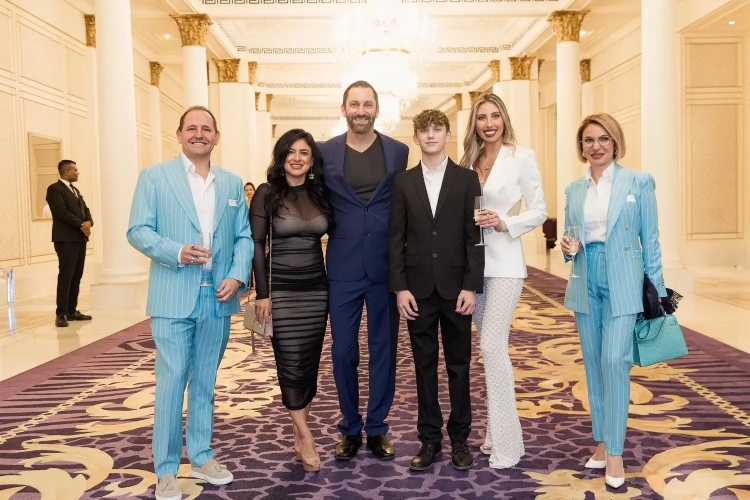
#> input picture clients websites/Changers club/assets/photo-dubai-gala.webp, 1500 x 1000 px (shown at 1/2 size); its folder holds only this picture in this run
$ python -i zone_analysis.py   (imports and definitions only)
#> lines starting #> are read from the running program, lines starting #| are printed output that depends on the picture
"""
Spatial zone analysis for generated ad PNGs.

Divides each ad into a configurable grid and measures per-zone:
  brightness     — 0-255 mean pixel brightness (dark panel vs photo vs light bg)
  uniformity     — 0-1, inverse of brightness std-dev; high = flat solid fill
  edge_density   — 0-1, mean edge strength after FIND_EDGES; high = text / UI elements
  dominant_color — most-frequent hex after quantisation (ignores pure black / white)
  label          — human-readable guess: "dark panel", "photo", "text/UI", "light bg", etc.

Usage (CLI):
  python -m adgen zone-review <domain>          # all PNGs in clients/<domain>/png/
  python -m adgen zone-review --file path.png   # single file

Output:
  Prints a compact grid table to stdout so you can read it.
  Writes  clients/<domain>/png/<ad-name>-zones.json  for programmatic use.
"""
from __future__ import annotations

import json
import statistics
from pathlib import Path


# ── image analysis ─────────────────────────────────────────────────────────────

def _analyse_zone(zone_img) -> dict:
    """Return stats for one cropped PIL image zone."""
    import colorsys
    from PIL import ImageFilter

    pixels = list(zone_img.getdata())          # list of (R, G, B)
    n = len(pixels)

    brightness_vals = [(r + g + b) / 3 for r, g, b in pixels]
    mean_b = sum(brightness_vals) / n
    std_b  = statistics.pstdev(brightness_vals)
    uniformity = max(0.0, 1.0 - std_b / 128)  # 0 = chaotic, 1 = flat solid

    # Edge density via FIND_EDGES on greyscale
    grey = zone_img.convert("L")
    edges = grey.filter(ImageFilter.FIND_EDGES)
    edge_mean = sum(edges.getdata()) / n / 255  # 0-1

    # Dominant colour — quantise to 16, pick most-frequent non-extreme swatch
    q = zone_img.quantize(colors=16).convert("RGB")
    freq: dict[tuple[int, int, int], int] = {}
    for p in q.getdata():
        freq[p] = freq.get(p, 0) + 1

    dominant = "#888888"
    for (r, g, b), _ in sorted(freq.items(), key=lambda x: -x[1]):
        avg = (r + g + b) / 3
        if 12 < avg < 244:
            dominant = f"#{r:02x}{g:02x}{b:02x}"
            break

    label = _interpret(mean_b, uniformity, edge_mean)

    return {
        "brightness":    round(mean_b, 1),
        "uniformity":    round(uniformity, 2),
        "edge_density":  round(edge_mean, 3),
        "dominant_color": dominant,
        "label":         label,
    }


def _interpret(brightness: float, uniformity: float, edge_density: float) -> str:
    """Heuristic zone label from three metrics."""
    dark  = brightness < 65
    light = brightness > 190
    flat  = uniformity > 0.60   # text on panel drops uniformity; 0.60 still separates from complex photo
    busy  = edge_density > 0.025   # antialiased ad text sits at ~0.03-0.05

    if dark and flat and not busy:
        return "dark panel"
    if dark and flat and busy:
        return "dark panel + UI"
    if dark and not flat and busy:
        return "dark photo"
    if dark and not flat:
        return "dark photo"
    if light and flat and not busy:
        return "light background"
    if light and busy:
        return "light text / UI"
    if not dark and not light and flat and busy:
        return "solid fill + UI"
    if not dark and not light and flat:
        return "mid-tone solid"
    if busy:
        return "photo + text overlay" if not flat else "UI element"
    return "photo"


# ── grid splitter ──────────────────────────────────────────────────────────────

def analyse_ad(png_path: str | Path, rows: int = 3, cols: int = 3) -> dict:
    """
    Split the ad PNG into a rows×cols grid and return analysis per zone.

    Returns:
        {
          "file": "ad-1-editorial.png",
          "size": [1080, 1080],
          "grid": "3x3",
          "zones": {
            "r0c0": {"label": "dark panel", "brightness": 28, ...},
            ...
          }
        }
    """
#> called with rows = 3, cols = 3
    try:
        from PIL import Image
    except ImportError:
        raise RuntimeError("Pillow is required: pip install pillow")

    path = Path(png_path)
    img  = Image.open(path).convert("RGB")
#> img is the input picture: PIL image 1500x1000 RGB; mean R, G, B 169.7, 151.2, 133.4
    w, h = img.size
#> w = 1500; h = 1000

    cell_w = w // cols
#> cell_w = 500
    cell_h = h // rows
#> cell_h = 333

    zones: dict[str, dict] = {}
    for r in range(rows):
        for c in range(cols):
            x0 = c * cell_w
            y0 = r * cell_h
            x1 = x0 + cell_w
            y1 = y0 + cell_h
            crop = img.crop((x0, y0, x1, y1))
            key  = f"r{r}c{c}"
            zones[key] = {"row": r, "col": c, **_analyse_zone(crop)}
#> this loop made 3 passes
#> pass 1, in _analyse_zone, `grey = zone_img.convert("L")`:
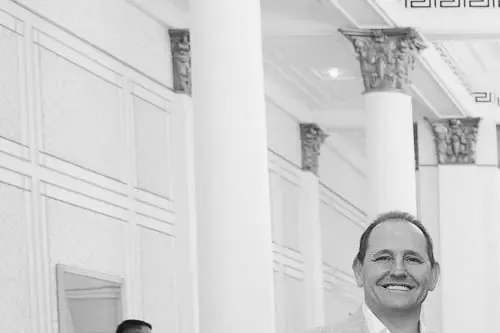
#> grey: PIL image 500x333 L; min 12, max 250, mean 210.7
#> pass 1, in _analyse_zone, `edges = grey.filter(ImageFilter.FIND_EDGES)`:
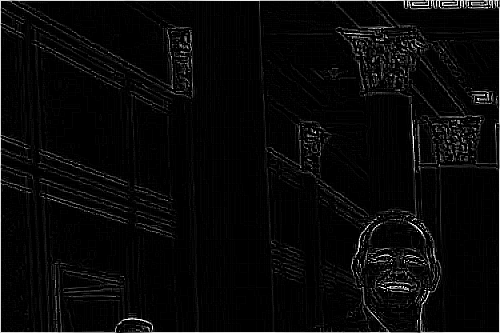
#> edges: PIL image 500x333 L; min 0, max 255, mean 9
#> pass 1, in _analyse_zone, `q = zone_img.quantize(colors=16).convert("RGB")`:
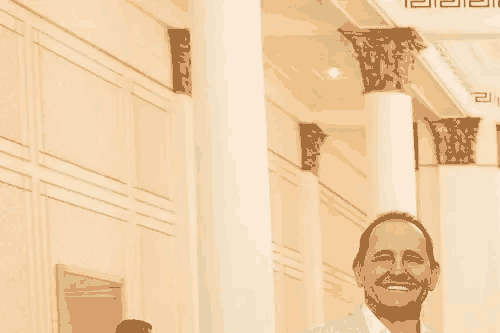
#> q: PIL image 500x333 RGB; mean R, G, B 238.1, 206.6, 166.9
#> pass 1, in _analyse_zone (call 2), `grey = zone_img.convert("L")`:
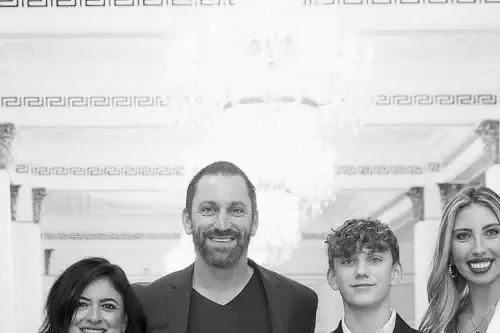
#> grey: PIL image 500x333 L; min 3, max 255, mean 202.9
#> after the loop:
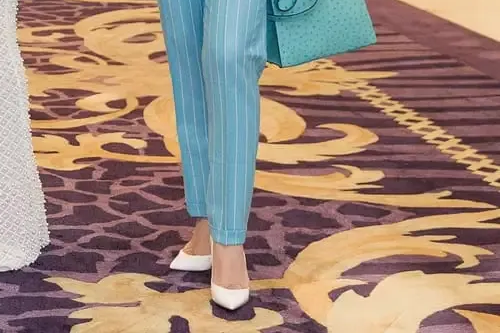
#> crop: PIL image 500x333 RGB; mean R, G, B 155.9, 132, 118.2
#> after the loop, zones = 9 items

    return {
        "file":  path.name,
        "size":  [w, h],
        "grid":  f"{rows}x{cols}",
        "zones": zones,
    }


# ── pretty printer ─────────────────────────────────────────────────────────────

_COL_HEADERS = ["LEFT", "CENTER", "RIGHT"]
_ROW_HEADERS = ["TOP", "MID", "BOT"]


# [67 lines left out: functions print_report, run_zone_review, not called in this run]

>>> result = analyse_ad('../../clients websites/Changers club/assets/photo-dubai-gala.webp')
#> result = 4 items

$ run again, on clients websites/Changers club/assets/526461982_1310197114444475_1125121615960481743_n.jpg
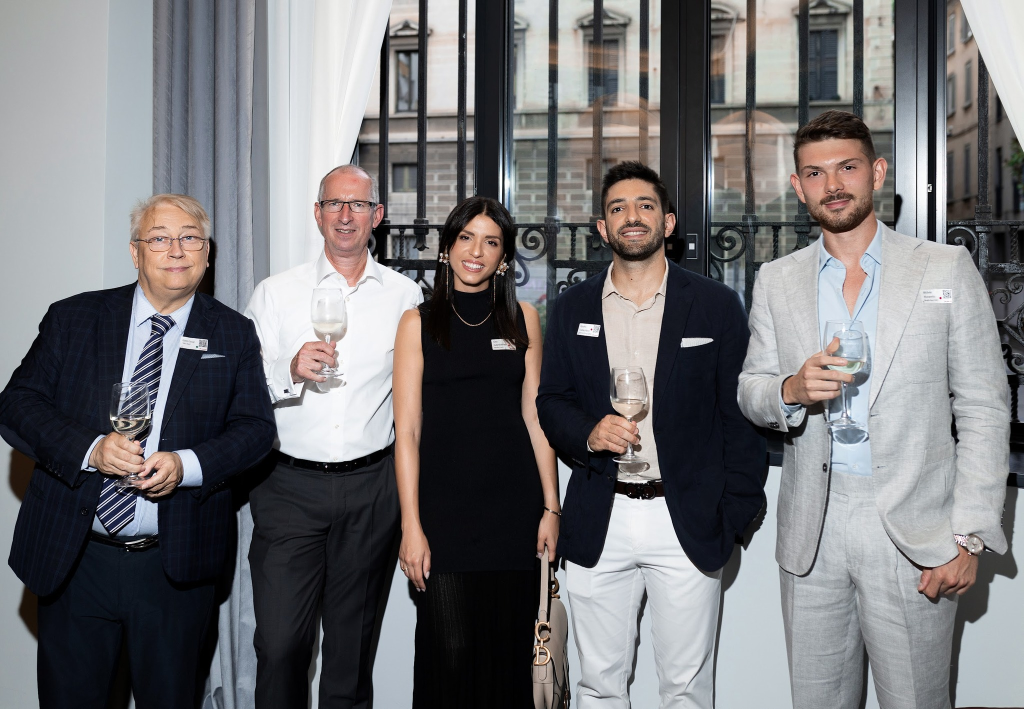
#> input picture clients websites/Changers club/assets/526461982_1310197114444475_1125121615960481743_n.jpg, 2048 x 1418 px (shown at 1/2 size)
#> in analyse_ad, img is the input picture: PIL image 2048x1418 RGB; mean R, G, B 115.8, 114.9, 117.1
#> the loop in analyse_ad, `for r in range(rows):` made 3 passes
#> pass 1, in _analyse_zone (call 2), `grey = zone_img.convert("L")`:
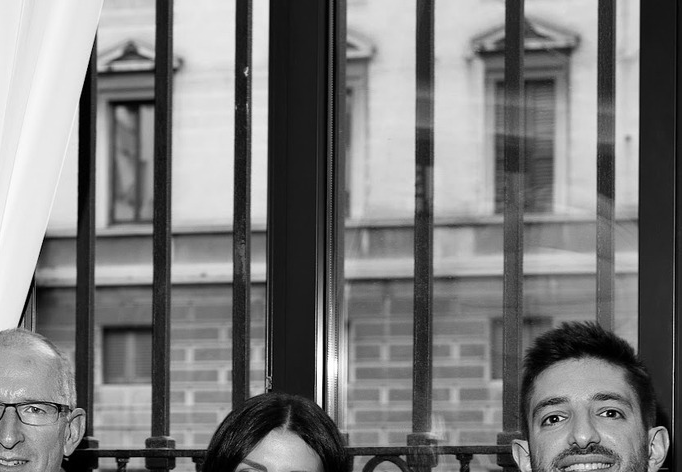
#> grey: PIL image 682x472 L; min 0, max 255, mean 122.7
#> after the loop in analyse_ad, `for r in range(rows):`:
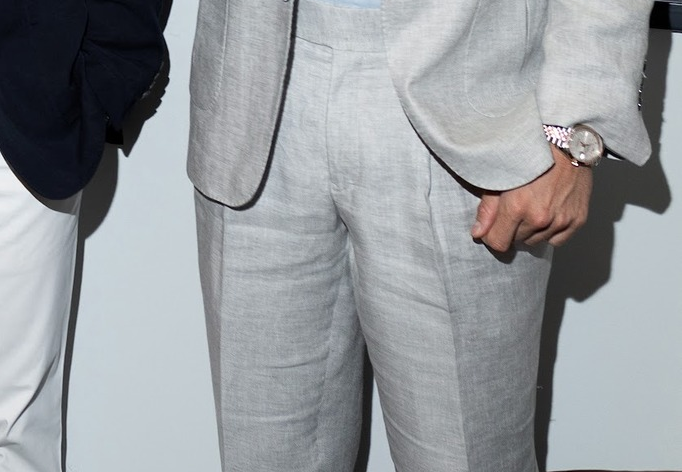
#> crop: PIL image 682x472 RGB; mean R, G, B 149.7, 153.4, 157.1
#> after the loop in analyse_ad, `for r in range(rows):`: zones = 9 items
#> result = 4 items
